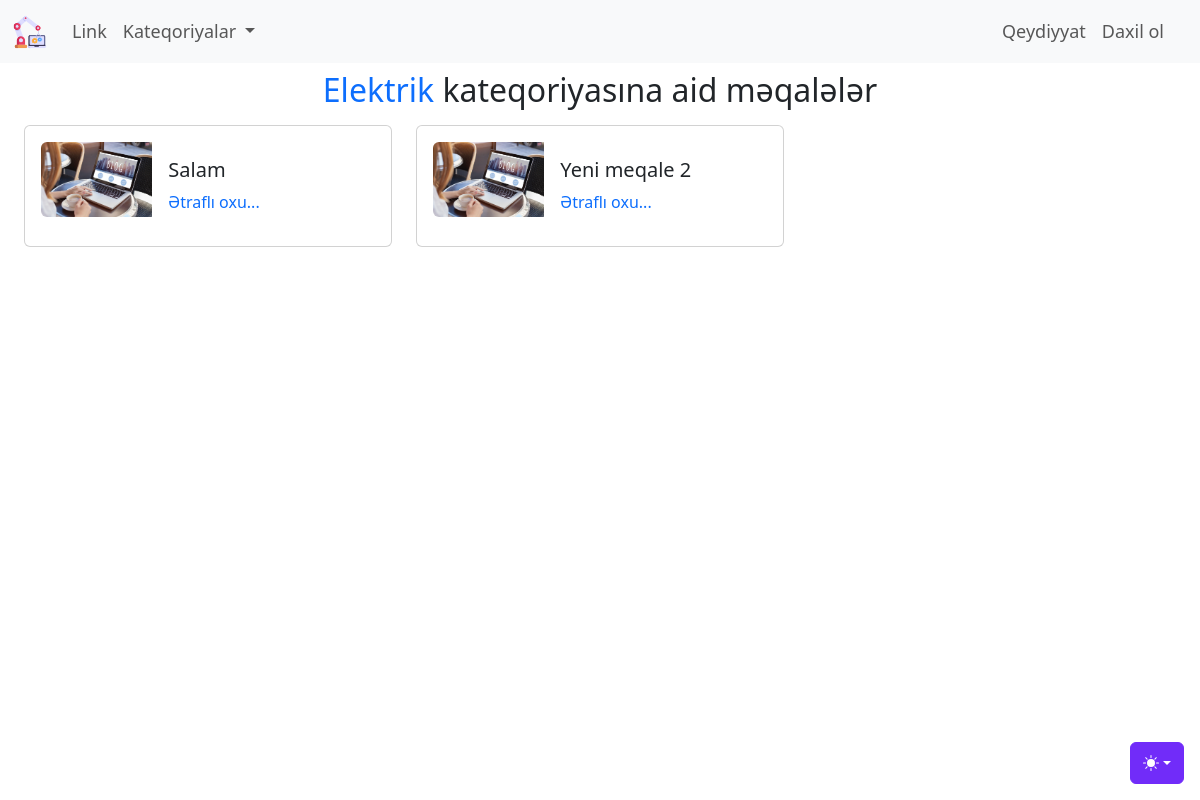
The page /kateqoriya/elektrik on the database its author committed.
### blog/models.py (models this page shows, shortened)
class Kateqoriya(models.Model):
    class Meta:
        verbose_name = 'Kateqoriya'
        verbose_name_plural = 'Kateqoriyalar'
    kateqoriya_adi = models.CharField('Kateqoriya adı', max_length=150)
    kateqoriya_slug = models.SlugField(editable=False, unique=True)
    def __str__(self):
        return f"{self.kateqoriya_adi}"

class Blog(models.Model):
    class Meta:
        verbose_name = 'Məqalə'
        verbose_name_plural = 'Məqalələr'
    basliq_sekli = models.ImageField(upload_to = "uploads/%d.%m.%Y",default = 'uploads/default.jpg',null=True,blank=True)
    karusel_sekli = ImageSpecField(source="basliq_sekli",
                                   processors=[ResizeToFill(600,400)],
                                   format='JPEG',
                                   options={'quality':100})
    basliq = models.CharField('Məqalə başlığı', max_length = 200)
    kontent = CKEditor5Field('Məqalə kontenti', config_name = 'extends')
    yaradilma_tarixi = models.DateTimeField('Yaranma tarixi', auto_now_add = True)
    deyisdirilme_tarixi = models.DateTimeField('Yaranma tarixi', auto_now = True)
    blog_slug = models.SlugField(editable=False, unique = True)
    blog_kateqoriya = models.ManyToManyField(Kateqoriya, verbose_name = 'Kateqoriyaları seçin.')
    yayinda_mi = models.BooleanField('Yayına buraxılsın?', default = False)
    yeni_mi = models.BooleanField('Yeni məqalə?', default = True)
    karuselde = models.BooleanField('Karuseldə', default = False)
    istifadeci = models.ForeignKey(settings.AUTH_USER_MODEL,verbose_name='İstifadəçi',on_delete = models.CASCADE)

### blog/views.py (the view)
# urls.py: path('kateqoriya/<slug:_slug>',views.kateqoriyaya_get,name='kateqoriyaya_get')
def kateqoriyaya_get(request,_slug):
    context = {
        'kateqoriyalar': Kateqoriya.objects.all(),
        'yazilar' : Kateqoriya.objects.get(kateqoriya_slug =_slug).blog_set.all(),
        'secilen_kateqoriya' : Kateqoriya.objects.get(kateqoriya_slug=_slug),
    }
    return render(request,'blog/kateqoriyaya_get.html',context)

### blog/templates/blog/kateqoriyaya_get.html (shortened to what this page needs)
{%extends 'base.html'%}
{% load static %}
{% block some_css %}
<link rel="stylesheet" href="{%static 'blog/css/kateqoriyaya_get.css'%}">
{% endblock  %}
{% block content %}
    <div class="container-fluid">
        <div class="row">
            <div class="col text-center mt-2">
                <h2 class="h2"><span class="text-primary">{{secilen_kateqoriya}}</span> kateqoriyasına aid məqalələr</h2>
            </div>
        </div>
        <div class="row">
            {% if yazilar %}
                {% for yazi in  yazilar%}
                <div class="col-md-6 col-lg-6 col-xl-4 col-xxl-4">
                    <div class="card mb-3 p-3 w-100 mt-2">
                        <div class="row g-0">
                        <div class="col-md-4">
                            <a href="{%url 'yazini_tap' yazi.blog_slug%}" target="_blank" rel="noopener noreferrer">
                                <img src="{{yazi.basliq_sekli.url}}" class="img-fluid rounded-start" alt="{{yazi.basliq}}">
                            </a>
                        </div>
                        <div class="col-md-8">
                            <div class="card-body card-body-custom">
                                <h5 class="card-title">{{yazi.basliq}}</h5>
                                <a href="{%url 'yazini_tap' yazi.blog_slug%}" target="_blank" rel="noopener noreferrer" class="btn_etrafli_oxu">Ətraflı oxu...</a>
                            </div>
                        </div>
                        </div>
                    </div>
                </div>
                {% endfor %}
            {% else %}
                    <div class="alert alert-warning">Bu kateqoriyaya aid məqalə yoxdur.</div>
            {% endif %}
        </div>
    </div>
{% endblock %}

### blog/static/blog/css/kateqoriyaya_get.css (style rules this page uses)
.btn_etrafli_oxu { text-decoration: none; }

### rows shown on the page
Kateqoriya: kateqoriya_adi "Elektrik"
Blog: basliq_sekli (placeholder picture), basliq "Salam"
Blog: basliq_sekli (placeholder picture), basliq "Yeni meqale 2"
